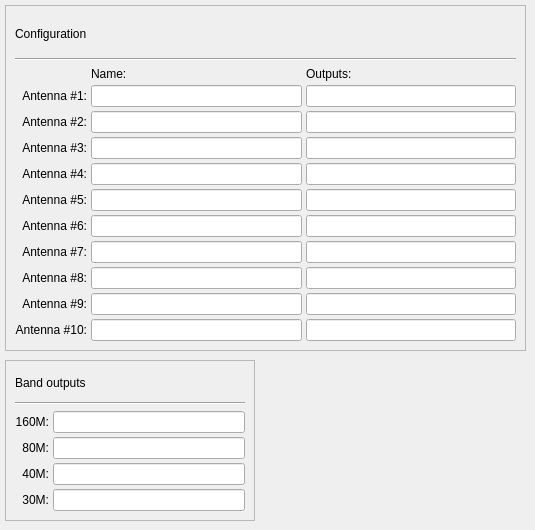
      <widget class="QWidget" name="tabRXAntennas">
       <attribute name="title">
        <string>RX Antennas</string>
       </attribute>
       <widget class="QFrame" name="frameRXAntennaConfiguration">
        <property name="geometry">
         <rect>
          <x>5</x>
          <y>5</y>
          <width>521</width>
          <height>346</height>
         </rect>
        </property>
        <property name="frameShape">
         <enum>QFrame::StyledPanel</enum>
        </property>
        <property name="frameShadow">
         <enum>QFrame::Raised</enum>
        </property>
        <layout class="QVBoxLayout" name="verticalLayout_5">
         <item>
          <widget class="QLabel" name="labelRXAntennaConfiguration">
           <property name="text">
            <string>Configuration</string>
           </property>
          </widget>
         </item>
         <item>
          <widget class="Line" name="line_7">
           <property name="lineWidth">
            <number>1</number>
           </property>
           <property name="orientation">
            <enum>Qt::Horizontal</enum>
           </property>
          </widget>
         </item>
         <item>
          <layout class="QGridLayout" name="gridLayout_2">
           <property name="spacing">
            <number>4</number>
           </property>
           <item row="0" column="1">
            <widget class="QLabel" name="labelRXAntennaName">
             <property name="text">
              <string>Name:</string>
             </property>
            </widget>
           </item>
           <item row="0" column="2">
            <widget class="QLabel" name="labelRXAntennaOutputs">
             <property name="text">
              <string>Outputs:</string>
             </property>
            </widget>
           </item>
           <item row="1" column="0">
            <widget class="QLabel" name="labelRXAntenna1">
             <property name="text">
              <string>Antenna #1:</string>
             </property>
             <property name="alignment">
              <set>Qt::AlignRight|Qt::AlignTrailing|Qt::AlignVCenter</set>
             </property>
            </widget>
           </item>
           <item row="1" column="1">
            <widget class="QLineEdit" name="lineEditRXAntennaName1"/>
           </item>
           <item row="1" column="2">
            <widget class="QLineEdit" name="lineEditRXAntennaOutputs1"/>
           </item>
           <item row="2" column="0">
            <widget class="QLabel" name="labelRXAntenna2">
             <property name="text">
              <string>Antenna #2:</string>
             </property>
             <property name="alignment">
              <set>Qt::AlignRight|Qt::AlignTrailing|Qt::AlignVCenter</set>
             </property>
            </widget>
           </item>
           <item row="2" column="1">
            <widget class="QLineEdit" name="lineEditRXAntennaName2"/>
           </item>
           <item row="2" column="2">
            <widget class="QLineEdit" name="lineEditRXAntennaOutputs2"/>
           </item>
           <item row="3" column="0">
            <widget class="QLabel" name="labelRXAntenna3">
             <property name="text">
              <string>Antenna #3:</string>
             </property>
             <property name="alignment">
              <set>Qt::AlignRight|Qt::AlignTrailing|Qt::AlignVCenter</set>
             </property>
            </widget>
           </item>
           <item row="3" column="1">
            <widget class="QLineEdit" name="lineEditRXAntennaName3"/>
           </item>
           <item row="3" column="2">
            <widget class="QLineEdit" name="lineEditRXAntennaOutputs3"/>
           </item>
           <item row="4" column="0">
            <widget class="QLabel" name="labelRXAntenna4">
             <property name="text">
              <string>Antenna #4:</string>
             </property>
             <property name="alignment">
              <set>Qt::AlignRight|Qt::AlignTrailing|Qt::AlignVCenter</set>
             </property>
            </widget>
           </item>
           <item row="4" column="1">
            <widget class="QLineEdit" name="lineEditRXAntennaName4"/>
           </item>
           <item row="4" column="2">
            <widget class="QLineEdit" name="lineEditRXAntennaOutputs4"/>
           </item>
           <item row="5" column="0">
            <widget class="QLabel" name="labelRXAntenna5">
             <property name="text">
              <string>Antenna #5:</string>
             </property>
             <property name="alignment">
              <set>Qt::AlignRight|Qt::AlignTrailing|Qt::AlignVCenter</set>
             </property>
            </widget>
           </item>
           <item row="5" column="1">
            <widget class="QLineEdit" name="lineEditRXAntennaName5"/>
           </item>
           <item row="5" column="2">
            <widget class="QLineEdit" name="lineEditRXAntennaOutputs5"/>
           </item>
           <item row="6" column="0">
            <widget class="QLabel" name="labelRXAntenna6">
             <property name="text">
              <string>Antenna #6:</string>
             </property>
             <property name="alignment">
              <set>Qt::AlignRight|Qt::AlignTrailing|Qt::AlignVCenter</set>
             </property>
            </widget>
           </item>
           <item row="6" column="1">
            <widget class="QLineEdit" name="lineEditRXAntennaName6"/>
           </item>
           <item row="6" column="2">
            <widget class="QLineEdit" name="lineEditRXAntennaOutputs6"/>
           </item>
           <item row="7" column="0">
            <widget class="QLabel" name="labelRXAntenna7">
             <property name="text">
              <string>Antenna #7:</string>
             </property>
             <property name="alignment">
              <set>Qt::AlignRight|Qt::AlignTrailing|Qt::AlignVCenter</set>
             </property>
            </widget>
           </item>
           <item row="7" column="1">
            <widget class="QLineEdit" name="lineEditRXAntennaName7"/>
           </item>
           <item row="7" column="2">
            <widget class="QLineEdit" name="lineEditRXAntennaOutputs7"/>
           </item>
           <item row="8" column="0">
            <widget class="QLabel" name="labelRXAntenna8">
             <property name="text">
              <string>Antenna #8:</string>
             </property>
             <property name="alignment">
              <set>Qt::AlignRight|Qt::AlignTrailing|Qt::AlignVCenter</set>
             </property>
            </widget>
           </item>
           <item row="8" column="1">
            <widget class="QLineEdit" name="lineEditRXAntennaName8"/>
           </item>
           <item row="8" column="2">
            <widget class="QLineEdit" name="lineEditRXAntennaOutputs8"/>
           </item>
           <item row="9" column="0">
            <widget class="QLabel" name="labelRXAntenna9">
             <property name="text">
              <string>Antenna #9:</string>
             </property>
             <property name="alignment">
              <set>Qt::AlignRight|Qt::AlignTrailing|Qt::AlignVCenter</set>
             </property>
            </widget>
           </item>
           <item row="9" column="1">
            <widget class="QLineEdit" name="lineEditRXAntennaName9"/>
           </item>
           <item row="9" column="2">
            <widget class="QLineEdit" name="lineEditRXAntennaOutputs9"/>
           </item>
           <item row="10" column="0">
            <widget class="QLabel" name="labelRXAntenna10">
             <property name="text">
              <string>Antenna #10:</string>
             </property>
             <property name="alignment">
              <set>Qt::AlignRight|Qt::AlignTrailing|Qt::AlignVCenter</set>
             </property>
            </widget>
           </item>
           <item row="10" column="1">
            <widget class="QLineEdit" name="lineEditRXAntennaName10"/>
           </item>
           <item row="10" column="2">
            <widget class="QLineEdit" name="lineEditRXAntennaOutputs10"/>
           </item>
          </layout>
         </item>
        </layout>
       </widget>
       <widget class="QFrame" name="frameRXAntennaBandOutputs">
        <property name="geometry">
         <rect>
          <x>5</x>
          <y>360</y>
          <width>250</width>
          <height>161</height>
         </rect>
        </property>
        <property name="frameShape">
         <enum>QFrame::StyledPanel</enum>
        </property>
        <property name="frameShadow">
         <enum>QFrame::Raised</enum>
        </property>
        <layout class="QVBoxLayout" name="verticalLayout_4">
         <item>
          <widget class="QLabel" name="labelRXAntennaBandOutputs">
           <property name="text">
            <string>Band outputs</string>
           </property>
          </widget>
         </item>
         <item>
          <widget class="Line" name="line_9">
           <property name="lineWidth">
            <number>1</number>
           </property>
           <property name="orientation">
            <enum>Qt::Horizontal</enum>
           </property>
          </widget>
         </item>
         <item>
          <layout class="QGridLayout" name="gridLayoutRXAntennaBandOutputs">
           <property name="spacing">
            <number>4</number>
           </property>
           <item row="0" column="0">
            <widget class="QLabel" name="labelRXAntennaOutput160M">
             <property name="text">
              <string>160M:</string>
             </property>
             <property name="alignment">
              <set>Qt::AlignRight|Qt::AlignTrailing|Qt::AlignVCenter</set>
             </property>
            </widget>
           </item>
           <item row="0" column="1">
            <widget class="QLineEdit" name="lineEditRXAntennaOutputStr160M"/>
           </item>
           <item row="1" column="0">
            <widget class="QLabel" name="labelRXAntennaOutput80M">
             <property name="text">
              <string>80M:</string>
             </property>
             <property name="alignment">
              <set>Qt::AlignRight|Qt::AlignTrailing|Qt::AlignVCenter</set>
             </property>
            </widget>
           </item>
           <item row="1" column="1">
            <widget class="QLineEdit" name="lineEditRXAntennaOutputStr80M"/>
           </item>
           <item row="2" column="0">
            <widget class="QLabel" name="labelRXAntennaOutput40M">
             <property name="text">
              <string>40M:</string>
             </property>
             <property name="alignment">
              <set>Qt::AlignRight|Qt::AlignTrailing|Qt::AlignVCenter</set>
             </property>
            </widget>
           </item>
           <item row="2" column="1">
            <widget class="QLineEdit" name="lineEditRXAntennaOutputStr40M"/>
           </item>
           <item row="3" column="0">
            <widget class="QLabel" name="labelRXAntennaOutput30M">
             <property name="text">
              <string>30M:</string>
             </property>
             <property name="alignment">
              <set>Qt::AlignRight|Qt::AlignTrailing|Qt::AlignVCenter</set>
             </property>
            </widget>
           </item>
           <item row="3" column="1">
            <widget class="QLineEdit" name="lineEditRXAntennaOutputStr30M"/>
           </item>
          </layout>
         </item>
        </layout>
       </widget>
      </widget>
